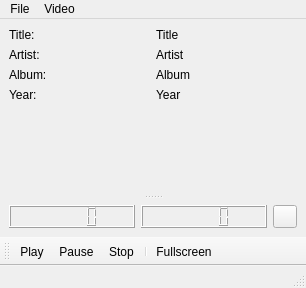
<ui version="4.0" >
 <class>VideoWindow</class>
 <widget class="QMainWindow" name="VideoWindow" >
  <property name="geometry" >
   <rect>
    <x>0</x>
    <y>0</y>
    <width>306</width>
    <height>288</height>
   </rect>
  </property>
  <property name="windowTitle" >
   <string>MultipleVideoPlayer</string>
  </property>
  <property name="windowIcon" >
   <iconset resource="multiplevideoplayer.qrc" >
    <normaloff>:/images/volume.png</normaloff>:/images/volume.png</iconset>
  </property>
  <widget class="QWidget" name="centralwidget" >
   <property name="geometry" >
    <rect>
     <x>0</x>
     <y>19</y>
     <width>306</width>
     <height>216</height>
    </rect>
   </property>
   <layout class="QGridLayout" name="gridLayout_2" >
    <item row="0" column="0" colspan="2" >
     <widget class="QSplitter" name="splitter" >
      <property name="orientation" >
       <enum>Qt::Vertical</enum>
      </property>
      <widget class="QWidget" name="layoutWidget" >
       <layout class="QGridLayout" name="gridLayout" >
        <item row="0" column="0" >
         <layout class="QHBoxLayout" name="titleHorizontalLayout" >
          <item>
           <widget class="QLabel" name="label" >
            <property name="text" >
             <string>Title:</string>
            </property>
           </widget>
          </item>
          <item>
           <widget class="QLabel" name="titleLabel" >
            <property name="text" >
             <string>Title</string>
            </property>
           </widget>
          </item>
         </layout>
        </item>
        <item row="1" column="0" >
         <layout class="QHBoxLayout" name="artistHorizontalLayout" >
          <item>
           <widget class="QLabel" name="label_2" >
            <property name="text" >
             <string>Artist:</string>
            </property>
           </widget>
          </item>
          <item>
           <widget class="QLabel" name="artistLabel" >
            <property name="text" >
             <string>Artist</string>
            </property>
           </widget>
          </item>
         </layout>
        </item>
        <item row="2" column="0" >
         <layout class="QHBoxLayout" name="albumHorizontalLayout" >
          <item>
           <widget class="QLabel" name="label_3" >
            <property name="text" >
             <string>Album:</string>
            </property>
           </widget>
          </item>
          <item>
           <widget class="QLabel" name="albumLabel" >
            <property name="text" >
             <string>Album</string>
            </property>
           </widget>
          </item>
         </layout>
        </item>
        <item row="3" column="0" >
         <layout class="QHBoxLayout" name="yearHorizontalLayout" >
          <item>
           <widget class="QLabel" name="label_4" >
            <property name="text" >
             <string>Year:</string>
            </property>
           </widget>
          </item>
          <item>
           <widget class="QLabel" name="yearLabel" >
            <property name="text" >
             <string>Year</string>
            </property>
           </widget>
          </item>
         </layout>
        </item>
        <item row="4" column="0" >
         <spacer name="verticalSpacer" >
          <property name="orientation" >
           <enum>Qt::Vertical</enum>
          </property>
          <property name="sizeHint" stdset="0" >
           <size>
            <width>20</width>
            <height>40</height>
           </size>
          </property>
         </spacer>
        </item>
       </layout>
      </widget>
      <widget class="QWidget" name="verticalLayoutWidget" >
       <layout class="QVBoxLayout" name="videoLayout" >
        <property name="sizeConstraint" >
         <enum>QLayout::SetMaximumSize</enum>
        </property>
       </layout>
      </widget>
     </widget>
    </item>
    <item row="1" column="0" >
     <layout class="QHBoxLayout" name="seekerLayout" >
      <item>
       <widget class="QLCDNumber" name="currentTimeLcdNumber" />
      </item>
      <item>
       <widget class="QLCDNumber" name="totalTimeLcdNumber" />
      </item>
     </layout>
    </item>
    <item row="1" column="1" >
     <layout class="QHBoxLayout" name="volumeLayout" >
      <item>
       <widget class="QToolButton" name="volumeButton" >
        <property name="icon" >
         <iconset resource="multiplevideoplayer.qrc" >
          <normaloff>:/images/volume.png</normaloff>:/images/volume.png</iconset>
        </property>
       </widget>
      </item>
     </layout>
    </item>
   </layout>
  </widget>
  <widget class="QMenuBar" name="menubar" >
   <property name="geometry" >
    <rect>
     <x>0</x>
     <y>0</y>
     <width>306</width>
     <height>19</height>
    </rect>
   </property>
   <widget class="QMenu" name="menuFile" >
    <property name="title" >
     <string>File</string>
    </property>
    <addaction name="actionExit" />
   </widget>
   <widget class="QMenu" name="menuVideo" >
    <property name="title" >
     <string>Video</string>
    </property>
    <addaction name="actionFullscreen" />
   </widget>
   <addaction name="menuFile" />
   <addaction name="menuVideo" />
  </widget>
  <widget class="QStatusBar" name="statusbar" >
   <property name="geometry" >
    <rect>
     <x>0</x>
     <y>269</y>
     <width>306</width>
     <height>19</height>
    </rect>
   </property>
  </widget>
  <widget class="QToolBar" name="toolBar" >
   <property name="geometry" >
    <rect>
     <x>0</x>
     <y>235</y>
     <width>306</width>
     <height>34</height>
    </rect>
   </property>
   <property name="windowTitle" >
    <string>toolBar</string>
   </property>
   <property name="movable" >
    <bool>true</bool>
   </property>
   <attribute name="toolBarArea" >
    <enum>BottomToolBarArea</enum>
   </attribute>
   <attribute name="toolBarBreak" >
    <bool>false</bool>
   </attribute>
   <addaction name="actionPlay" />
   <addaction name="actionPause" />
   <addaction name="actionStop" />
   <addaction name="separator" />
   <addaction name="actionFullscreen" />
  </widget>
  <action name="actionAddFiles" >
   <property name="icon" >
    <iconset resource="multiplevideoplayer.qrc" >
     <normaloff>:/images/plus.png</normaloff>:/images/plus.png</iconset>
   </property>
   <property name="text" >
    <string>Add Files</string>
   </property>
  </action>
  <action name="actionExit" >
   <property name="icon" >
    <iconset resource="multiplevideoplayer.qrc" >
     <normaloff>:/images/exit.png</normaloff>:/images/exit.png</iconset>
   </property>
   <property name="text" >
    <string>Close</string>
   </property>
  </action>
  <action name="actionAbout" >
   <property name="icon" >
    <iconset resource="multiplevideoplayer.qrc" >
     <normaloff>:/images/volume.png</normaloff>:/images/volume.png</iconset>
   </property>
   <property name="text" >
    <string>About</string>
   </property>
  </action>
  <action name="actionAboutQt" >
   <property name="icon" >
    <iconset resource="multiplevideoplayer.qrc" >
     <normaloff>:/images/qt.png</normaloff>:/images/qt.png</iconset>
   </property>
   <property name="text" >
    <string>About Qt</string>
   </property>
  </action>
  <action name="actionPlay" >
   <property name="icon" >
    <iconset resource="multiplevideoplayer.qrc" >
     <normaloff>:/images/play.png</normaloff>:/images/play.png</iconset>
   </property>
   <property name="text" >
    <string>Play</string>
   </property>
  </action>
  <action name="actionPause" >
   <property name="icon" >
    <iconset resource="multiplevideoplayer.qrc" >
     <normaloff>:/images/pause.png</normaloff>:/images/pause.png</iconset>
   </property>
   <property name="text" >
    <string>Pause</string>
   </property>
  </action>
  <action name="actionStop" >
   <property name="icon" >
    <iconset resource="multiplevideoplayer.qrc" >
     <normaloff>:/images/stop.png</normaloff>:/images/stop.png</iconset>
   </property>
   <property name="text" >
    <string>Stop</string>
   </property>
  </action>
  <action name="actionFullscreen" >
   <property name="icon" >
    <iconset resource="multiplevideoplayer.qrc" >
     <normaloff>:/images/fullscreen.png</normaloff>:/images/fullscreen.png</iconset>
   </property>
   <property name="text" >
    <string>Fullscreen</string>
   </property>
  </action>
  <action name="actionOpenDVD" >
   <property name="text" >
    <string>Open DVD</string>
   </property>
  </action>
 </widget>
 <resources>
  <include location="multiplevideoplayer.qrc" />
 </resources>
 <connections/>
</ui>
